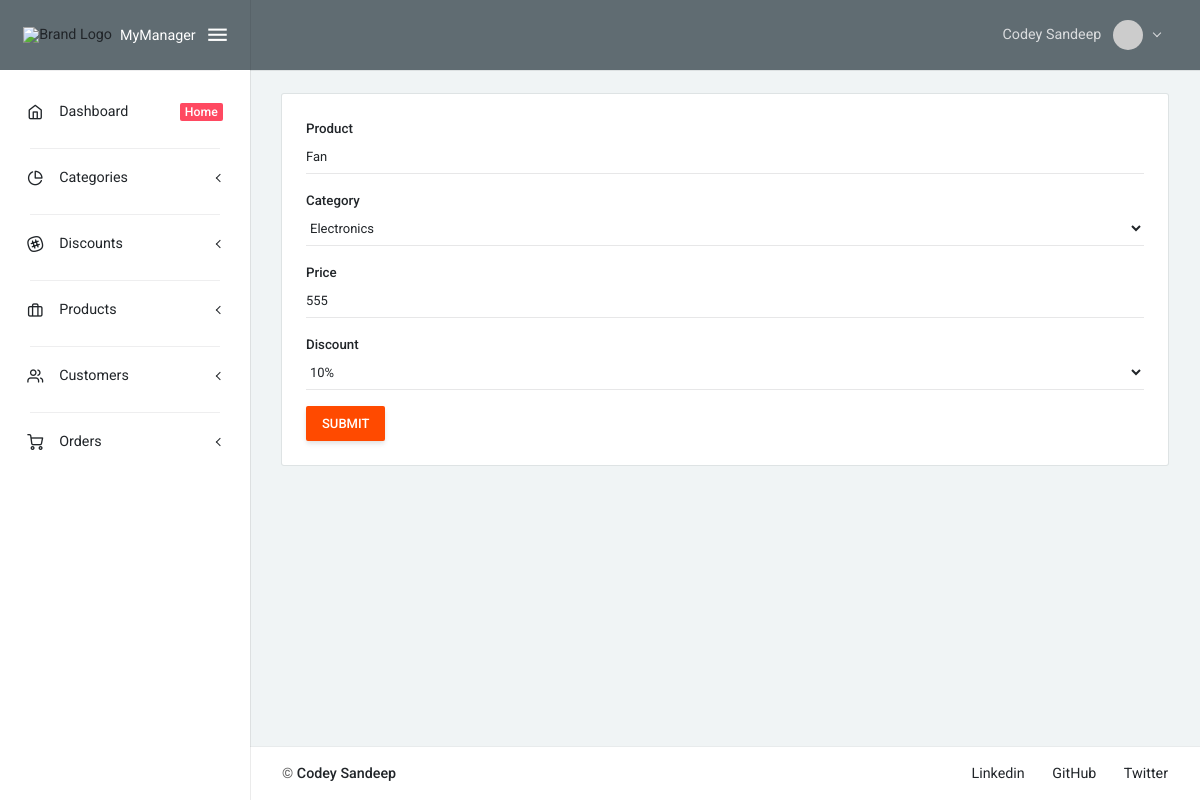
Screenshot of /update_product/1 (signed in) with the database file from the repository.
### cmsApp/models.py (models this page shows, shortened)
class Product(models.Model):
    id = models.AutoField(primary_key=True)
    title = models.CharField(max_length=235, null=True)
    category = models.ForeignKey(Category, on_delete=models.CASCADE)
    price = models.PositiveIntegerField(default=0)
    discount = models.ForeignKey(Discount, on_delete=models.CASCADE)
    date_created = models.DateTimeField(auto_now_add=True)
    class Meta:
        verbose_name_plural = "3. Total Products"

### cmsApp/views.py (the view)
@login_required(login_url="login_page")
def UpdateProductPageView(request, product_id):
    product = Product.objects.get(id=product_id)
    form = ProductForm(instance=product)
    if request.method == 'POST':
        form = ProductForm(request.POST, instance=product)
        if form.is_valid():
            form.save()
            messages.success(request, "Product updated successfully.")
            return redirect('products_page')
    context = {
        "form": form,
    }
    return render(request, 'form.html', context)

### cmsApp/forms.py
class ProductForm(forms.ModelForm):
    class Meta:
        model = Product
        fields = '__all__'
        widgets = {
            "title": forms.TextInput(attrs={"class": "form-control", "placeholder": "Ex - Cricket Bat"}),
            "category": forms.Select(attrs={"class": "form-control"}),
            "price": forms.TextInput(attrs={"class": "form-control", "placeholder": "Ex- 999"}),
            "discount": forms.Select(attrs={"class": "form-control"}),
        }
        labels = {
            'title': 'Product',
            'category': 'Category',
            'price': 'Price',
            'discount': 'Discount',
        }

### cmsApp/models.py (called while the page is built)
    def __str__(self):
        return self.title

    def __str__(self):
        return self.title

### cmsApp/templates/form.html (shortened to what this page needs)
{% extends 'base.html' %}
{% block body %}
<div class="card mb-4">
    <div class="card-body">
        <form method="post">
            {% for field in form %}
            <div class="form-group">
                <label class="form-label">{{field.label}}</label>
                {{field}}
            </div>
            {% endfor %}
            <button type="submit" class="btn btn-primary">Submit</button>
        </form>
    </div>
</div>
{% endblock body %}

### templates/components/navbar.html (shortened to what this page needs)
{% load static %}
<nav class="layout-navbar navbar navbar-expand-lg align-items-lg-center bg-dark container-p-x" id="layout-navbar">
    <div class="navbar-collapse collapse" id="layout-navbar-collapse">
        <div class="navbar-nav align-items-lg-center ml-auto nav-profile">
            <div class="demo-navbar-user nav-item dropdown">
                <a class="nav-link dropdown-toggle" href="#" data-toggle="dropdown">
                    {% if request.user.first_name and request.user.last_name %}
                    <span class="d-inline-flex flex-lg-row-reverse align-items-center align-middle">
                        <img src="https://i.pravatar.cc/300" alt="Random Image" class="d-block ui-w-30 rounded-circle">
                        <span class="px-1 mr-lg-2 ml-2 ml-lg-0">{{request.user.first_name}}
                            {{request.user.last_name}}</span>
                    </span>
                    {% else %}
                    <span class="d-inline-flex flex-lg-row-reverse align-items-center align-middle">
                        <img src="https://i.pravatar.cc/300" alt="Random Image" class="d-block ui-w-30 rounded-circle">
                        <span class="px-1 mr-lg-2 ml-2 ml-lg-0">Codey Sandeep</span>
                    </span>
                    {% endif %}
                </a>
            </div>
        </div>
    </div>
</nav>

### static/css/uikit.css (style rules this page uses)
.ui-w-30 { width: 30px !important; height: auto; }

### static/css/style.css (style rules this page uses)
.card { overflow: scroll; }

### rows the page displays
Product: form "Fan" "Electronics" "555" "10%"

### other values shown
{{ request.user.first_name }} "Codey"
{{ request.user.last_name }} "Sandeep"
{{ field.label }} "Product" "Category" "Price" "Discount"
